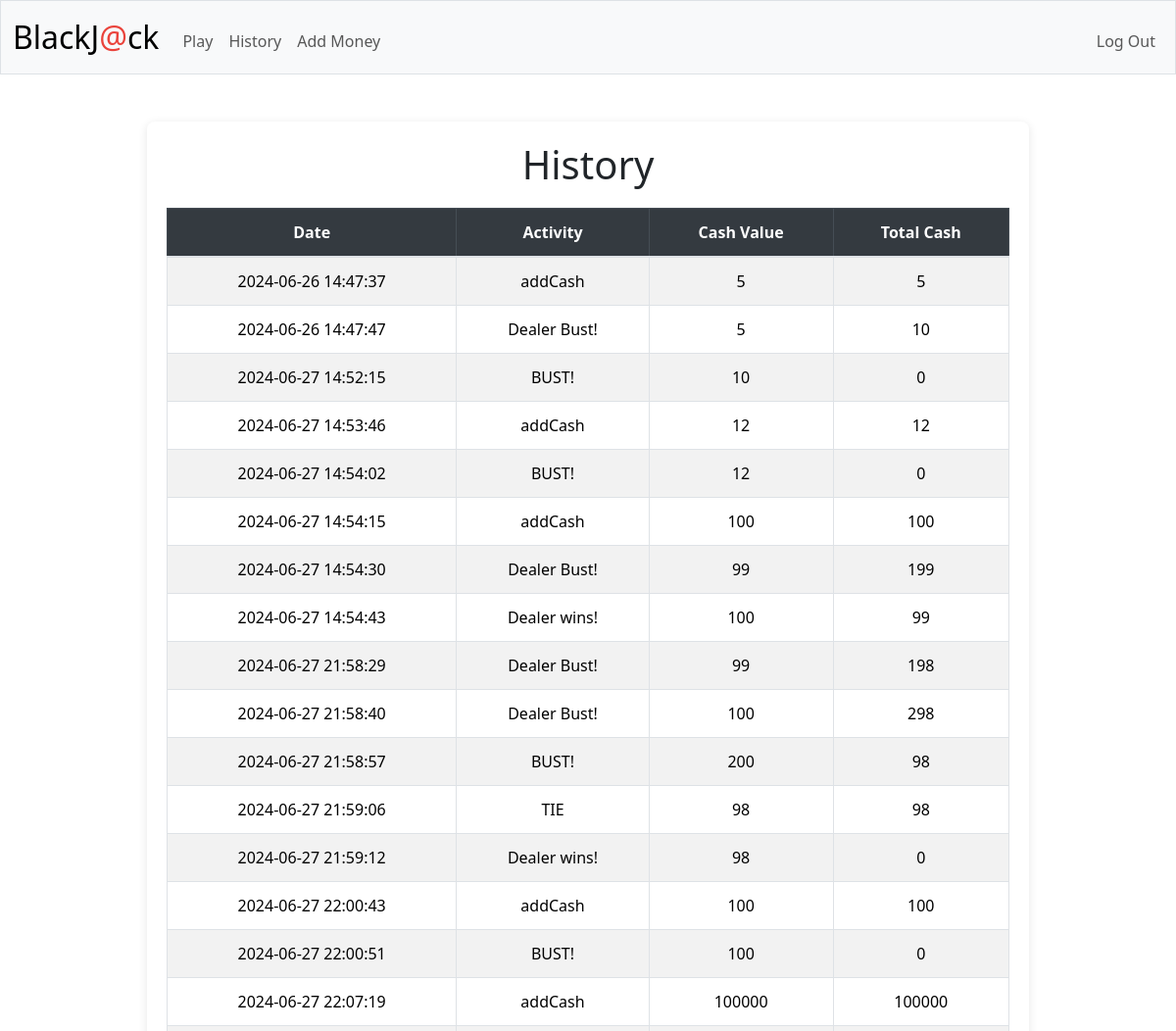
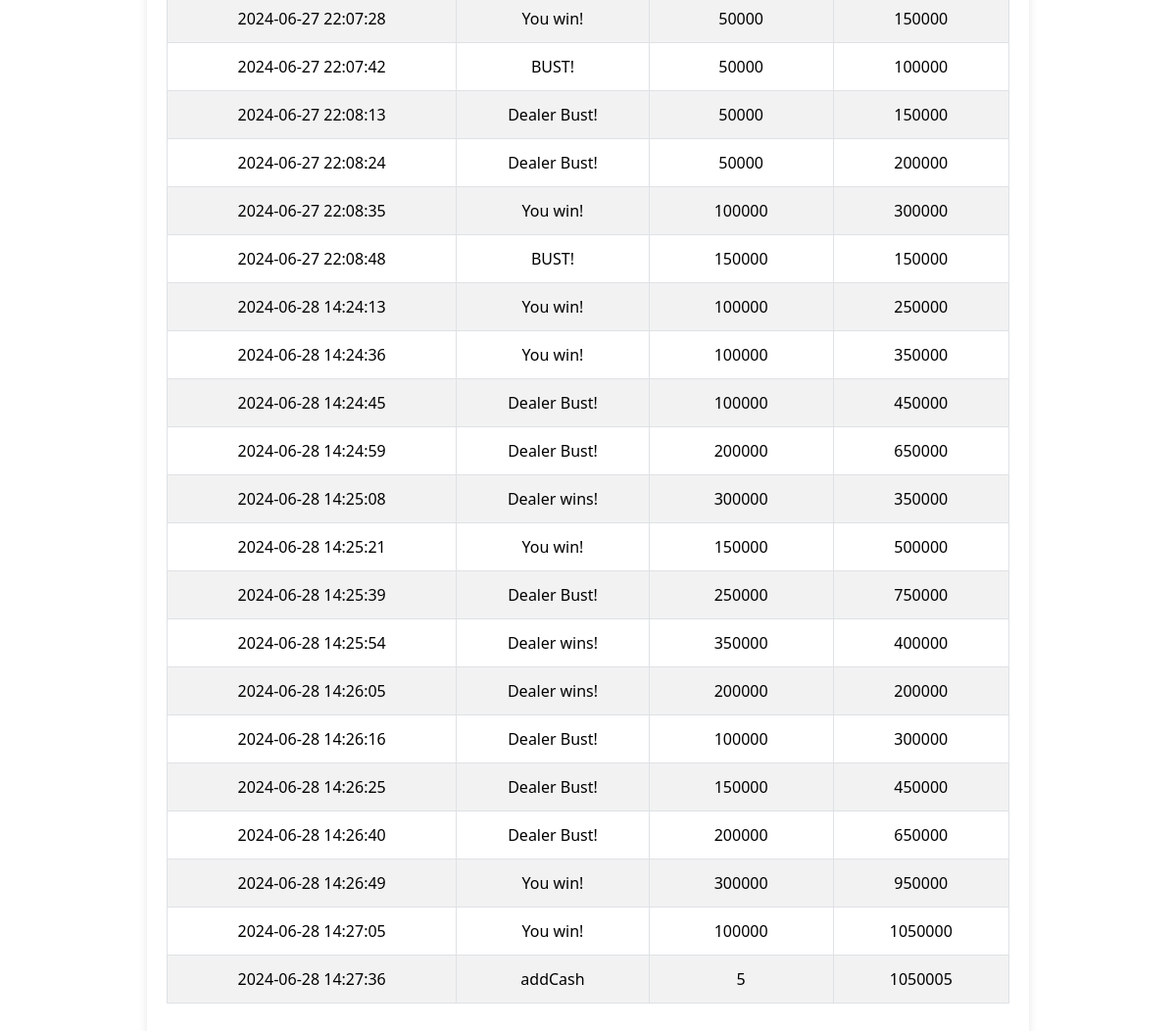
Screenshot of /history (signed in) with the database file from the repository (2 pictures, top to bottom).
### tables this page shows
CREATE TABLE history(id int, activity varchar, cash int, date_time DATETIME, total_cash int);

### app.py (the view)
@app.route("/history")
def history():
    jamal = db.execute("SELECT * FROM history WHERE id = ?", session["user_id"])
    return render_template("history.html", database = jamal)

### app.py (called while the page is built)
@app.after_request
def after_request(response):
    response.headers["Cache-Control"] = "no-cache, no-store, must-revalidate"
    response.headers["Expires"] = 0
    response.headers["Pragma"] = "no-cache"
    return response

### templates/history.html (shortened to what this page needs)
{% extends "layout.html" %}
{% block main %}
    <div class="history-container">
        <h1 class="text-center">History</h1>
        <table class="table table-striped table-bordered">
            <thead class="thead-dark">
                <tr>
                    <th>Date</th>
                    <th>Activity</th>
                    <th>Cash Value</th>
                    <th>Total Cash</th>
                </tr>
            </thead>
            <tbody>
                {% for value in database %}
                <tr>
                    <td>{{ value["date_time"] }}</td>
                    <td>{{ value["activity"] }}</td>
                    <td>{{ value["cash"] }}</td>
                    <td>{{ value["total_cash"] }}</td>
                </tr>
                {% endfor %}
            </tbody>
        </table>
    </div>
{% endblock %}

### templates/layout.html (shortened to what this page needs)
<!DOCTYPE html>
<html lang="en">
    <head>
        <link href="https://cdn.jsdelivr.net/npm/bootstrap@5.3.3/dist/css/bootstrap.min.css" rel="stylesheet">
        <link href="/static/styles.css" rel="stylesheet">
    </head>
    <body>
        <nav class="bg-light border navbar navbar-expand-md navbar-light">
            <div class="container-fluid">
                <a class="navbar-brand" href="/">BlackJ<span class = "red">@</span>ck</a>
                <div class="collapse navbar-collapse" id="navbar">
                    {% if session["user_id"] %}
                        <ul class="navbar-nav me-auto mt-2">
                            <li class="nav-item"><a class="nav-link" href="/play">Play</a></li>
                            <li class="nav-item"><a class="nav-link" href="/history">History</a></li>
                            <li class="nav-item"><a class="nav-link" href="/add-money">Add Money</a></li>
                        </ul>
                        <ul class="navbar-nav ms-auto mt-2">
                            <li class="nav-item"><a class="nav-link" href="/logout">Log Out</a></li>
                        </ul>
                    {% else %}
                        <ul class="navbar-nav ms-auto mt-2">
                            <li class="nav-item"><a class="nav-link" href="/register">Register</a></li>
                            <li class="nav-item"><a class="nav-link" href="/login">Log In</a></li>
                        </ul>
                    {% endif %}
                </div>
            </div>
        </nav>
        <main class="container py-5 text-center">
            {% block main %}{% endblock %}
        </main>
    </body>
</html>

### static/styles.css (style rules this page uses)
nav .navbar-brand { font-size: xx-large; }
nav .navbar-brand .red { color: #ea433b; }

### templates/history.html (style rules this page uses)
.history-container { max-width: 900px; margin: 0 auto; padding: 20px; background-color: #fff; border-radius: 8px; box-shadow: 0 2px 10px rgba(0, 0, 0, 0.1); }
.history-container h1 { margin-bottom: 20px; }
.table { width: 100%; margin-bottom: 1rem; color: #212529; }
.table th, .table td { padding: 0.75rem; vertical-align: top; border-top: 1px solid #dee2e6; }
.table thead th { vertical-align: bottom; border-bottom: 2px solid #dee2e6; }
.table-striped tbody tr:nth-of-type(odd) { background-color: rgba(0, 0, 0, 0.05); }
.table-bordered { border: 1px solid #dee2e6; }
.table-bordered th, .table-bordered td { border: 1px solid #dee2e6; }
.table-bordered thead th, .table-bordered thead td { border-bottom-width: 2px; }
.thead-dark th { color: #fff; background-color: #343a40; border-color: #454d55; }

### rows the page displays
history: date_time "2024-06-26 14:47:37", activity "addCash", cash "5", total_cash "5"
history: date_time "2024-06-26 14:47:47", activity "Dealer Bust!", cash "5", total_cash "10"
history: date_time "2024-06-27 14:52:15", activity "BUST!", cash "10", total_cash "0"
history: date_time "2024-06-27 14:53:46", activity "addCash", cash "12", total_cash "12"
history: date_time "2024-06-27 14:54:02", activity "BUST!", cash "12", total_cash "0"
history: date_time "2024-06-27 14:54:15", activity "addCash", cash "100", total_cash "100"
history: date_time "2024-06-27 14:54:30", activity "Dealer Bust!", cash "99", total_cash "199"
history: date_time "2024-06-27 14:54:43", activity "Dealer wins!", cash "100", total_cash "99"
history: date_time "2024-06-27 21:58:29", activity "Dealer Bust!", cash "99", total_cash "198"
history: date_time "2024-06-27 21:58:40", activity "Dealer Bust!", cash "100", total_cash "298"
history: date_time "2024-06-27 21:58:57", activity "BUST!", cash "200", total_cash "98"
history: date_time "2024-06-27 21:59:06", activity "TIE", cash "98", total_cash "98"
history: date_time "2024-06-27 21:59:12", activity "Dealer wins!", cash "98", total_cash "0"
history: date_time "2024-06-27 22:00:43", activity "addCash", cash "100", total_cash "100"
history: date_time "2024-06-27 22:00:51", activity "BUST!", cash "100", total_cash "0"
history: date_time "2024-06-27 22:07:19", activity "addCash", cash "100000", total_cash "100000"
history: date_time "2024-06-27 22:07:28", activity "You win!", cash "50000", total_cash "150000"
history: date_time "2024-06-27 22:07:42", activity "BUST!", cash "50000", total_cash "100000"
history: date_time "2024-06-27 22:08:13", activity "Dealer Bust!", cash "50000", total_cash "150000"
history: date_time "2024-06-27 22:08:24", activity "Dealer Bust!", cash "50000", total_cash "200000"
history: date_time "2024-06-27 22:08:35", activity "You win!", cash "100000", total_cash "300000"
history: date_time "2024-06-27 22:08:48", activity "BUST!", cash "150000", total_cash "150000"
history: date_time "2024-06-28 14:24:13", activity "You win!", cash "100000", total_cash "250000"
history: date_time "2024-06-28 14:24:36", activity "You win!", cash "100000", total_cash "350000"
history: date_time "2024-06-28 14:24:45", activity "Dealer Bust!", cash "100000", total_cash "450000"
history: date_time "2024-06-28 14:24:59", activity "Dealer Bust!", cash "200000", total_cash "650000"
history: date_time "2024-06-28 14:25:08", activity "Dealer wins!", cash "300000", total_cash "350000"
history: date_time "2024-06-28 14:25:21", activity "You win!", cash "150000", total_cash "500000"
history: date_time "2024-06-28 14:25:39", activity "Dealer Bust!", cash "250000", total_cash "750000"
history: date_time "2024-06-28 14:25:54", activity "Dealer wins!", cash "350000", total_cash "400000"
history: date_time "2024-06-28 14:26:05", activity "Dealer wins!", cash "200000", total_cash "200000"
history: date_time "2024-06-28 14:26:16", activity "Dealer Bust!", cash "100000", total_cash "300000"
history: date_time "2024-06-28 14:26:25", activity "Dealer Bust!", cash "150000", total_cash "450000"
history: date_time "2024-06-28 14:26:40", activity "Dealer Bust!", cash "200000", total_cash "650000"
history: date_time "2024-06-28 14:26:49", activity "You win!", cash "300000", total_cash "950000"
history: date_time "2024-06-28 14:27:05", activity "You win!", cash "100000", total_cash "1050000"
history: date_time "2024-06-28 14:27:36", activity "addCash", cash "5", total_cash "1050005"
